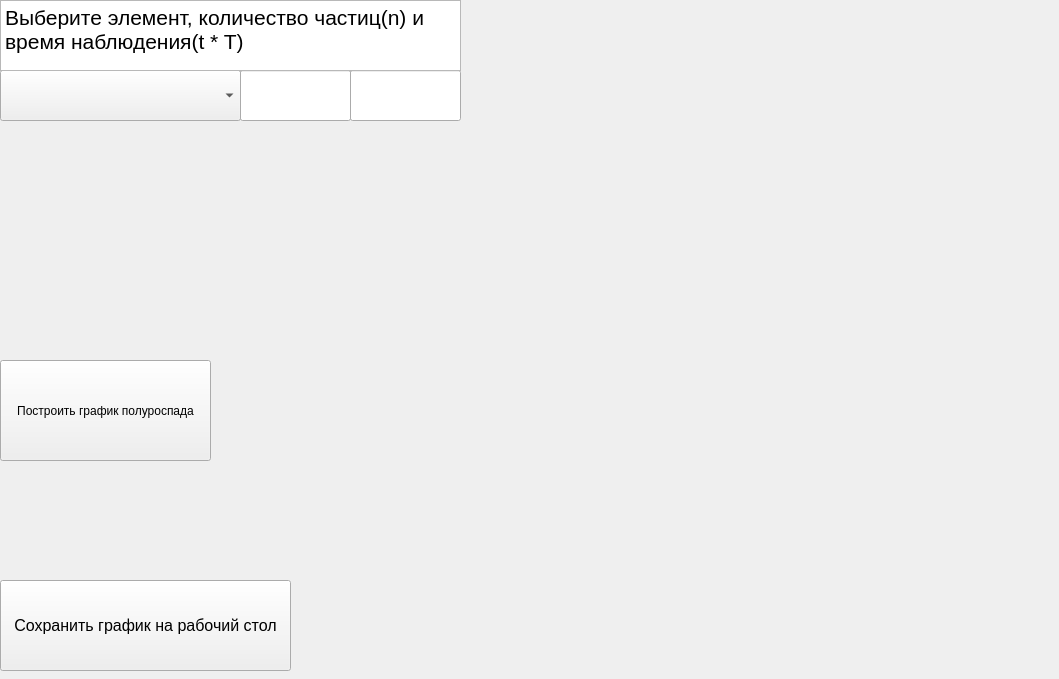
<?xml version="1.0" encoding="UTF-8"?>
<ui version="4.0">
 <class>MainWindow</class>
 <widget class="QMainWindow" name="MainWindow">
  <property name="geometry">
   <rect>
    <x>0</x>
    <y>0</y>
    <width>1059</width>
    <height>679</height>
   </rect>
  </property>
  <property name="windowTitle">
   <string>MainWindow</string>
  </property>
  <widget class="QWidget" name="centralwidget">
   <widget class="QComboBox" name="elem_chooser">
    <property name="geometry">
     <rect>
      <x>0</x>
      <y>70</y>
      <width>241</width>
      <height>51</height>
     </rect>
    </property>
    <property name="font">
     <font>
      <pointsize>10</pointsize>
     </font>
    </property>
    <item>
     <property name="text">
      <string/>
     </property>
    </item>
   </widget>
   <widget class="QLabel" name="graph">
    <property name="geometry">
     <rect>
      <x>470</x>
      <y>30</y>
      <width>591</width>
      <height>521</height>
     </rect>
    </property>
    <property name="text">
     <string/>
    </property>
   </widget>
   <widget class="QPushButton" name="make_graph">
    <property name="geometry">
     <rect>
      <x>0</x>
      <y>360</y>
      <width>211</width>
      <height>101</height>
     </rect>
    </property>
    <property name="text">
     <string>Построить график полуроспада</string>
    </property>
   </widget>
   <widget class="QLabel" name="element_info">
    <property name="geometry">
     <rect>
      <x>0</x>
      <y>130</y>
      <width>331</width>
      <height>181</height>
     </rect>
    </property>
    <property name="font">
     <font>
      <pointsize>12</pointsize>
     </font>
    </property>
    <property name="text">
     <string/>
    </property>
   </widget>
   <widget class="QPushButton" name="save">
    <property name="geometry">
     <rect>
      <x>0</x>
      <y>580</y>
      <width>291</width>
      <height>91</height>
     </rect>
    </property>
    <property name="font">
     <font>
      <pointsize>12</pointsize>
     </font>
    </property>
    <property name="text">
     <string>Сохранить график на рабочий стол</string>
    </property>
   </widget>
   <widget class="QLabel" name="error_label">
    <property name="geometry">
     <rect>
      <x>300</x>
      <y>590</y>
      <width>401</width>
      <height>81</height>
     </rect>
    </property>
    <property name="font">
     <font>
      <pointsize>12</pointsize>
     </font>
    </property>
    <property name="text">
     <string/>
    </property>
   </widget>
   <widget class="QLineEdit" name="number">
    <property name="geometry">
     <rect>
      <x>240</x>
      <y>70</y>
      <width>111</width>
      <height>51</height>
     </rect>
    </property>
   </widget>
   <widget class="QLineEdit" name="time">
    <property name="geometry">
     <rect>
      <x>350</x>
      <y>70</y>
      <width>111</width>
      <height>51</height>
     </rect>
    </property>
   </widget>
   <widget class="QTextBrowser" name="textBrowser">
    <property name="geometry">
     <rect>
      <x>0</x>
      <y>0</y>
      <width>461</width>
      <height>71</height>
     </rect>
    </property>
    <property name="html">
     <string>&lt;!DOCTYPE HTML PUBLIC &quot;-//W3C//DTD HTML 4.0//EN&quot; &quot;http://www.w3.org/TR/REC-html40/strict.dtd&quot;&gt;
&lt;html&gt;&lt;head&gt;&lt;meta name=&quot;qrichtext&quot; content=&quot;1&quot; /&gt;&lt;style type=&quot;text/css&quot;&gt;
p, li { white-space: pre-wrap; }
&lt;/style&gt;&lt;/head&gt;&lt;body style=&quot; font-family:'MS Shell Dlg 2'; font-size:8.25pt; font-weight:400; font-style:normal;&quot;&gt;
&lt;p style=&quot; margin-top:0px; margin-bottom:0px; margin-left:0px; margin-right:0px; -qt-block-indent:0; text-indent:0px;&quot;&gt;&lt;span style=&quot; font-size:16pt;&quot;&gt;Выберите элемент, количество частиц(n) и время наблюдения(t * T)&lt;/span&gt;&lt;/p&gt;&lt;/body&gt;&lt;/html&gt;</string>
    </property>
   </widget>
  </widget>
 </widget>
 <resources/>
 <connections/>
</ui>
